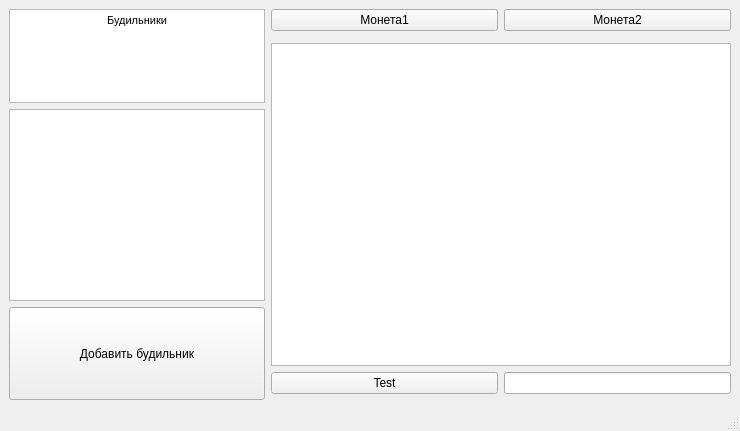
<?xml version="1.0" encoding="UTF-8"?>
<ui version="4.0">
 <class>MainWindow</class>
 <widget class="QMainWindow" name="MainWindow">
  <property name="geometry">
   <rect>
    <x>0</x>
    <y>0</y>
    <width>740</width>
    <height>431</height>
   </rect>
  </property>
  <property name="windowTitle">
   <string>MainWindow</string>
  </property>
  <widget class="QWidget" name="centralwidget">
   <layout class="QGridLayout" name="gridLayout_2">
    <item row="0" column="1">
     <layout class="QHBoxLayout" name="horizontalLayout_4">
      <item>
       <widget class="QPushButton" name="pushButton_4">
        <property name="sizePolicy">
         <sizepolicy hsizetype="Expanding" vsizetype="Fixed">
          <horstretch>0</horstretch>
          <verstretch>0</verstretch>
         </sizepolicy>
        </property>
        <property name="text">
         <string>Монета1</string>
        </property>
       </widget>
      </item>
      <item>
       <widget class="QPushButton" name="pushButton_3">
        <property name="sizePolicy">
         <sizepolicy hsizetype="Expanding" vsizetype="Fixed">
          <horstretch>0</horstretch>
          <verstretch>0</verstretch>
         </sizepolicy>
        </property>
        <property name="text">
         <string>Монета2</string>
        </property>
       </widget>
      </item>
     </layout>
    </item>
    <item row="3" column="1">
     <layout class="QHBoxLayout" name="horizontalLayout_7">
      <item>
       <widget class="QPushButton" name="Test">
        <property name="sizePolicy">
         <sizepolicy hsizetype="Expanding" vsizetype="Fixed">
          <horstretch>0</horstretch>
          <verstretch>0</verstretch>
         </sizepolicy>
        </property>
        <property name="text">
         <string>Test</string>
        </property>
       </widget>
      </item>
      <item>
       <widget class="QLineEdit" name="textEdit_2"/>
      </item>
     </layout>
    </item>
    <item row="0" column="0" rowspan="5">
     <layout class="QVBoxLayout" name="verticalLayout_6">
      <item>
       <widget class="QTextEdit" name="textEdit">
        <property name="sizePolicy">
         <sizepolicy hsizetype="Minimum" vsizetype="Ignored">
          <horstretch>0</horstretch>
          <verstretch>0</verstretch>
         </sizepolicy>
        </property>
        <property name="minimumSize">
         <size>
          <width>0</width>
          <height>50</height>
         </size>
        </property>
        <property name="html">
         <string>&lt;!DOCTYPE HTML PUBLIC &quot;-//W3C//DTD HTML 4.0//EN&quot; &quot;http://www.w3.org/TR/REC-html40/strict.dtd&quot;&gt;
&lt;html&gt;&lt;head&gt;&lt;meta name=&quot;qrichtext&quot; content=&quot;1&quot; /&gt;&lt;style type=&quot;text/css&quot;&gt;
p, li { white-space: pre-wrap; }
&lt;/style&gt;&lt;/head&gt;&lt;body style=&quot; font-family:'MS Shell Dlg 2'; font-size:8pt; font-weight:400; font-style:normal;&quot;&gt;
&lt;p align=&quot;center&quot; style=&quot; margin-top:0px; margin-bottom:0px; margin-left:0px; margin-right:0px; -qt-block-indent:0; text-indent:0px;&quot;&gt;Будильники&lt;/p&gt;&lt;/body&gt;&lt;/html&gt;</string>
        </property>
       </widget>
      </item>
      <item>
       <widget class="QListWidget" name="listWidget">
        <property name="sizePolicy">
         <sizepolicy hsizetype="Preferred" vsizetype="Maximum">
          <horstretch>0</horstretch>
          <verstretch>0</verstretch>
         </sizepolicy>
        </property>
       </widget>
      </item>
      <item>
       <widget class="QPushButton" name="pushButton">
        <property name="sizePolicy">
         <sizepolicy hsizetype="Preferred" vsizetype="Minimum">
          <horstretch>0</horstretch>
          <verstretch>0</verstretch>
         </sizepolicy>
        </property>
        <property name="text">
         <string>Добавить будильник</string>
        </property>
       </widget>
      </item>
     </layout>
    </item>
    <item row="2" column="1">
     <widget class="QListWidget" name="listWidget_2"/>
    </item>
   </layout>
  </widget>
  <widget class="QMenuBar" name="menubar">
   <property name="geometry">
    <rect>
     <x>0</x>
     <y>0</y>
     <width>740</width>
     <height>18</height>
    </rect>
   </property>
  </widget>
  <widget class="QStatusBar" name="statusbar"/>
 </widget>
 <resources/>
 <connections/>
</ui>
